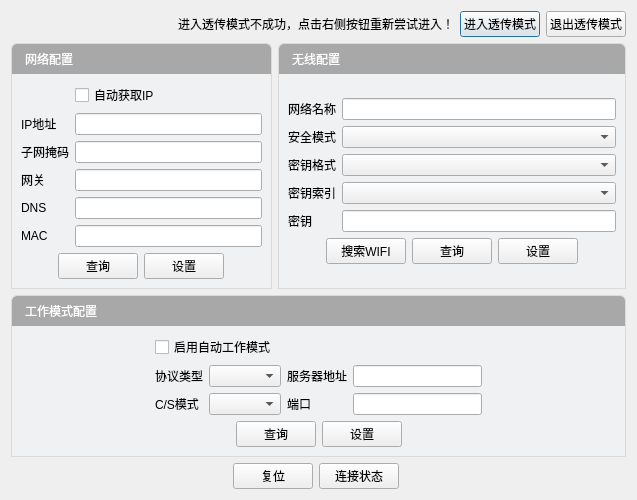
<?xml version="1.0" encoding="UTF-8"?>
<ui version="4.0">
 <class>WIFIConfigFor6CDLg</class>
 <widget class="QDialog" name="WIFIConfigFor6CDLg">
  <property name="geometry">
   <rect>
    <x>0</x>
    <y>0</y>
    <width>637</width>
    <height>474</height>
   </rect>
  </property>
  <property name="windowTitle">
   <string>Dialog</string>
  </property>
  <layout class="QGridLayout" name="gridLayout_6">
   <item row="0" column="0">
    <layout class="QHBoxLayout" name="horizontalLayout_5">
     <item>
      <spacer name="horizontalSpacer_8">
       <property name="orientation">
        <enum>Qt::Horizontal</enum>
       </property>
       <property name="sizeHint" stdset="0">
        <size>
         <width>40</width>
         <height>20</height>
        </size>
       </property>
      </spacer>
     </item>
     <item>
      <widget class="QLabel" name="label_19">
       <property name="text">
        <string>进入透传模式不成功，点击右侧按钮重新尝试进入！</string>
       </property>
      </widget>
     </item>
     <item>
      <widget class="QPushButton" name="pushButton_10">
       <property name="text">
        <string>进入透传模式</string>
       </property>
      </widget>
     </item>
     <item>
      <widget class="QPushButton" name="pushButton_11">
       <property name="text">
        <string>退出透传模式</string>
       </property>
      </widget>
     </item>
    </layout>
   </item>
   <item row="1" column="0">
    <layout class="QHBoxLayout" name="horizontalLayout_7">
     <item>
      <widget class="QWidget" name="widget_5" native="true">
       <property name="styleSheet">
        <string notr="true">.QWidget
{
	border: 1px solid rgb(218,218,218);
	border-top-right-radius: 5px;
	border-top-left-radius: 5px;
}</string>
       </property>
       <layout class="QVBoxLayout" name="verticalLayout_3">
        <property name="spacing">
         <number>0</number>
        </property>
        <property name="margin">
         <number>1</number>
        </property>
        <item>
         <widget class="QLabel" name="label_15">
          <property name="minimumSize">
           <size>
            <width>0</width>
            <height>30</height>
           </size>
          </property>
          <property name="maximumSize">
           <size>
            <width>16777215</width>
            <height>30</height>
           </size>
          </property>
          <property name="styleSheet">
           <string notr="true">font: 10pt &quot;微软雅黑&quot;;
color: rgb(255, 255, 255);
background-color: rgb(168, 168, 168);
padding: 3px 3px 3px 10px;
border: none;
border-top-right-radius: 5px;
border-top-left-radius: 5px;</string>
          </property>
          <property name="text">
           <string>网络配置</string>
          </property>
         </widget>
        </item>
        <item>
         <widget class="QWidget" name="widget_6" native="true">
          <property name="styleSheet">
           <string notr="true">.QWidget
{
	border: none;
	background-color: rgb(240, 241, 243);
}</string>
          </property>
          <layout class="QGridLayout" name="gridLayout_4">
           <item row="0" column="0">
            <layout class="QGridLayout" name="gridLayout">
             <item row="6" column="1">
              <widget class="QLineEdit" name="lineEdit_5"/>
             </item>
             <item row="7" column="0" colspan="2">
              <layout class="QHBoxLayout" name="horizontalLayout">
               <item>
                <spacer name="horizontalSpacer">
                 <property name="orientation">
                  <enum>Qt::Horizontal</enum>
                 </property>
                 <property name="sizeHint" stdset="0">
                  <size>
                   <width>40</width>
                   <height>20</height>
                  </size>
                 </property>
                </spacer>
               </item>
               <item>
                <widget class="QPushButton" name="pushButton_2">
                 <property name="text">
                  <string>查询</string>
                 </property>
                </widget>
               </item>
               <item>
                <widget class="QPushButton" name="pushButton">
                 <property name="text">
                  <string>设置</string>
                 </property>
                </widget>
               </item>
               <item>
                <spacer name="horizontalSpacer_10">
                 <property name="orientation">
                  <enum>Qt::Horizontal</enum>
                 </property>
                 <property name="sizeHint" stdset="0">
                  <size>
                   <width>40</width>
                   <height>20</height>
                  </size>
                 </property>
                </spacer>
               </item>
              </layout>
             </item>
             <item row="2" column="0">
              <widget class="QLabel" name="label">
               <property name="text">
                <string>IP地址</string>
               </property>
              </widget>
             </item>
             <item row="2" column="1">
              <widget class="QLineEdit" name="lineEdit"/>
             </item>
             <item row="3" column="0">
              <widget class="QLabel" name="label_2">
               <property name="text">
                <string>子网掩码</string>
               </property>
              </widget>
             </item>
             <item row="3" column="1">
              <widget class="QLineEdit" name="lineEdit_2"/>
             </item>
             <item row="4" column="0">
              <widget class="QLabel" name="label_3">
               <property name="text">
                <string>网关</string>
               </property>
              </widget>
             </item>
             <item row="4" column="1">
              <widget class="QLineEdit" name="lineEdit_3"/>
             </item>
             <item row="5" column="0">
              <widget class="QLabel" name="label_4">
               <property name="text">
                <string>DNS</string>
               </property>
              </widget>
             </item>
             <item row="5" column="1">
              <widget class="QLineEdit" name="lineEdit_4"/>
             </item>
             <item row="6" column="0">
              <widget class="QLabel" name="label_5">
               <property name="text">
                <string>MAC</string>
               </property>
              </widget>
             </item>
             <item row="1" column="1">
              <widget class="QCheckBox" name="checkBox">
               <property name="enabled">
                <bool>true</bool>
               </property>
               <property name="text">
                <string>自动获取IP</string>
               </property>
              </widget>
             </item>
            </layout>
           </item>
          </layout>
         </widget>
        </item>
       </layout>
      </widget>
     </item>
     <item>
      <widget class="QWidget" name="widget_7" native="true">
       <property name="styleSheet">
        <string notr="true">.QWidget
{
	border: 1px solid rgb(218,218,218);
	border-top-right-radius: 5px;
	border-top-left-radius: 5px;
}</string>
       </property>
       <layout class="QVBoxLayout" name="verticalLayout_4">
        <property name="spacing">
         <number>0</number>
        </property>
        <property name="margin">
         <number>1</number>
        </property>
        <item>
         <widget class="QLabel" name="label_16">
          <property name="minimumSize">
           <size>
            <width>0</width>
            <height>30</height>
           </size>
          </property>
          <property name="maximumSize">
           <size>
            <width>16777215</width>
            <height>30</height>
           </size>
          </property>
          <property name="styleSheet">
           <string notr="true">font: 10pt &quot;微软雅黑&quot;;
color: rgb(255, 255, 255);
background-color: rgb(168, 168, 168);
padding: 3px 3px 3px 10px;
border: none;
border-top-right-radius: 5px;
border-top-left-radius: 5px;</string>
          </property>
          <property name="text">
           <string>无线配置</string>
          </property>
         </widget>
        </item>
        <item>
         <widget class="QWidget" name="widget_8" native="true">
          <property name="styleSheet">
           <string notr="true">.QWidget
{
	border: none;
	background-color: rgb(240, 241, 243);
}</string>
          </property>
          <layout class="QGridLayout" name="gridLayout_5">
           <item row="0" column="0">
            <layout class="QGridLayout" name="gridLayout_2">
             <item row="1" column="0">
              <widget class="QLabel" name="label_7">
               <property name="text">
                <string>安全模式</string>
               </property>
              </widget>
             </item>
             <item row="3" column="0">
              <widget class="QLabel" name="label_9">
               <property name="text">
                <string>密钥索引</string>
               </property>
              </widget>
             </item>
             <item row="2" column="1">
              <widget class="QComboBox" name="comboBox_2"/>
             </item>
             <item row="4" column="1">
              <widget class="QLineEdit" name="lineEdit_7"/>
             </item>
             <item row="1" column="1">
              <widget class="QComboBox" name="comboBox"/>
             </item>
             <item row="3" column="1">
              <widget class="QComboBox" name="comboBox_3"/>
             </item>
             <item row="0" column="1">
              <widget class="QLineEdit" name="lineEdit_6"/>
             </item>
             <item row="4" column="0">
              <widget class="QLabel" name="label_10">
               <property name="text">
                <string>密钥</string>
               </property>
              </widget>
             </item>
             <item row="5" column="0" colspan="2">
              <layout class="QHBoxLayout" name="horizontalLayout_2">
               <item>
                <spacer name="horizontalSpacer_2">
                 <property name="orientation">
                  <enum>Qt::Horizontal</enum>
                 </property>
                 <property name="sizeHint" stdset="0">
                  <size>
                   <width>40</width>
                   <height>20</height>
                  </size>
                 </property>
                </spacer>
               </item>
               <item>
                <widget class="QPushButton" name="pushButton_7">
                 <property name="text">
                  <string>搜索WIFI</string>
                 </property>
                </widget>
               </item>
               <item>
                <widget class="QPushButton" name="pushButton_3">
                 <property name="text">
                  <string>查询</string>
                 </property>
                </widget>
               </item>
               <item>
                <widget class="QPushButton" name="pushButton_5">
                 <property name="text">
                  <string>设置</string>
                 </property>
                </widget>
               </item>
               <item>
                <spacer name="horizontalSpacer_9">
                 <property name="orientation">
                  <enum>Qt::Horizontal</enum>
                 </property>
                 <property name="sizeHint" stdset="0">
                  <size>
                   <width>40</width>
                   <height>20</height>
                  </size>
                 </property>
                </spacer>
               </item>
              </layout>
             </item>
             <item row="2" column="0">
              <widget class="QLabel" name="label_8">
               <property name="text">
                <string>密钥格式</string>
               </property>
              </widget>
             </item>
             <item row="0" column="0">
              <widget class="QLabel" name="label_6">
               <property name="text">
                <string>网络名称</string>
               </property>
              </widget>
             </item>
            </layout>
           </item>
          </layout>
         </widget>
        </item>
       </layout>
      </widget>
     </item>
    </layout>
   </item>
   <item row="2" column="0">
    <widget class="QWidget" name="widget_9" native="true">
     <property name="styleSheet">
      <string notr="true">.QWidget
{
	border: 1px solid rgb(218,218,218);
	border-top-right-radius: 5px;
	border-top-left-radius: 5px;
}</string>
     </property>
     <layout class="QVBoxLayout" name="verticalLayout_5">
      <property name="spacing">
       <number>0</number>
      </property>
      <property name="margin">
       <number>1</number>
      </property>
      <item>
       <widget class="QLabel" name="label_17">
        <property name="minimumSize">
         <size>
          <width>0</width>
          <height>30</height>
         </size>
        </property>
        <property name="maximumSize">
         <size>
          <width>16777215</width>
          <height>30</height>
         </size>
        </property>
        <property name="styleSheet">
         <string notr="true">font: 10pt &quot;微软雅黑&quot;;
color: rgb(255, 255, 255);
background-color: rgb(168, 168, 168);
padding: 3px 3px 3px 10px;
border: none;
border-top-right-radius: 5px;
border-top-left-radius: 5px;</string>
        </property>
        <property name="text">
         <string>工作模式配置</string>
        </property>
       </widget>
      </item>
      <item>
       <widget class="QWidget" name="widget_10" native="true">
        <property name="styleSheet">
         <string notr="true">.QWidget
{
	border: none;
	background-color: rgb(240, 241, 243);
}</string>
        </property>
        <layout class="QGridLayout" name="gridLayout_3">
         <item row="2" column="3">
          <widget class="QLabel" name="label_14">
           <property name="text">
            <string>端口</string>
           </property>
          </widget>
         </item>
         <item row="1" column="3">
          <widget class="QLabel" name="label_13">
           <property name="text">
            <string>服务器地址</string>
           </property>
          </widget>
         </item>
         <item row="2" column="2">
          <widget class="QComboBox" name="comboBox_5"/>
         </item>
         <item row="0" column="1" colspan="2">
          <widget class="QCheckBox" name="checkBox_2">
           <property name="text">
            <string>启用自动工作模式</string>
           </property>
          </widget>
         </item>
         <item row="1" column="1">
          <widget class="QLabel" name="label_11">
           <property name="text">
            <string>协议类型</string>
           </property>
          </widget>
         </item>
         <item row="1" column="4">
          <widget class="QLineEdit" name="lineEdit_8"/>
         </item>
         <item row="2" column="4">
          <widget class="QLineEdit" name="lineEdit_9"/>
         </item>
         <item row="2" column="1">
          <widget class="QLabel" name="label_12">
           <property name="text">
            <string>C/S模式</string>
           </property>
          </widget>
         </item>
         <item row="1" column="2">
          <widget class="QComboBox" name="comboBox_4"/>
         </item>
         <item row="2" column="5">
          <spacer name="horizontalSpacer_4">
           <property name="orientation">
            <enum>Qt::Horizontal</enum>
           </property>
           <property name="sizeHint" stdset="0">
            <size>
             <width>40</width>
             <height>20</height>
            </size>
           </property>
          </spacer>
         </item>
         <item row="1" column="0">
          <spacer name="horizontalSpacer_7">
           <property name="orientation">
            <enum>Qt::Horizontal</enum>
           </property>
           <property name="sizeHint" stdset="0">
            <size>
             <width>40</width>
             <height>20</height>
            </size>
           </property>
          </spacer>
         </item>
         <item row="5" column="0" colspan="6">
          <layout class="QHBoxLayout" name="horizontalLayout_3">
           <item>
            <spacer name="horizontalSpacer_3">
             <property name="orientation">
              <enum>Qt::Horizontal</enum>
             </property>
             <property name="sizeHint" stdset="0">
              <size>
               <width>40</width>
               <height>20</height>
              </size>
             </property>
            </spacer>
           </item>
           <item>
            <widget class="QPushButton" name="pushButton_4">
             <property name="text">
              <string>查询</string>
             </property>
            </widget>
           </item>
           <item>
            <widget class="QPushButton" name="pushButton_6">
             <property name="text">
              <string>设置</string>
             </property>
            </widget>
           </item>
           <item>
            <spacer name="horizontalSpacer_11">
             <property name="orientation">
              <enum>Qt::Horizontal</enum>
             </property>
             <property name="sizeHint" stdset="0">
              <size>
               <width>40</width>
               <height>20</height>
              </size>
             </property>
            </spacer>
           </item>
          </layout>
         </item>
        </layout>
       </widget>
      </item>
     </layout>
    </widget>
   </item>
   <item row="3" column="0">
    <layout class="QVBoxLayout" name="verticalLayout">
     <item>
      <spacer name="verticalSpacer">
       <property name="orientation">
        <enum>Qt::Vertical</enum>
       </property>
       <property name="sizeHint" stdset="0">
        <size>
         <width>20</width>
         <height>40</height>
        </size>
       </property>
      </spacer>
     </item>
     <item>
      <layout class="QHBoxLayout" name="horizontalLayout_6">
       <item>
        <spacer name="horizontalSpacer_5">
         <property name="orientation">
          <enum>Qt::Horizontal</enum>
         </property>
         <property name="sizeHint" stdset="0">
          <size>
           <width>40</width>
           <height>20</height>
          </size>
         </property>
        </spacer>
       </item>
       <item>
        <widget class="QPushButton" name="pushButton_9">
         <property name="text">
          <string>复位</string>
         </property>
        </widget>
       </item>
       <item>
        <widget class="QPushButton" name="pushButton_8">
         <property name="text">
          <string>连接状态</string>
         </property>
        </widget>
       </item>
       <item>
        <layout class="QHBoxLayout" name="horizontalLayout_4">
         <item>
          <widget class="QLabel" name="label_20">
           <property name="minimumSize">
            <size>
             <width>80</width>
             <height>0</height>
            </size>
           </property>
           <property name="text">
            <string/>
           </property>
          </widget>
         </item>
         <item>
          <spacer name="horizontalSpacer_6">
           <property name="orientation">
            <enum>Qt::Horizontal</enum>
           </property>
           <property name="sizeHint" stdset="0">
            <size>
             <width>40</width>
             <height>20</height>
            </size>
           </property>
          </spacer>
         </item>
        </layout>
       </item>
      </layout>
     </item>
    </layout>
   </item>
  </layout>
 </widget>
 <resources/>
 <connections/>
</ui>
